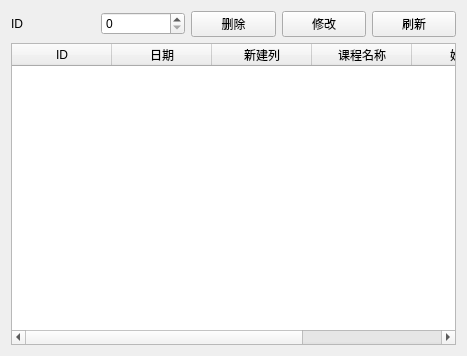
<?xml version="1.0" encoding="UTF-8"?>
<ui version="4.0">
 <class>change</class>
 <widget class="QWidget" name="change">
  <property name="geometry">
   <rect>
    <x>0</x>
    <y>0</y>
    <width>467</width>
    <height>356</height>
   </rect>
  </property>
  <property name="minimumSize">
   <size>
    <width>0</width>
    <height>0</height>
   </size>
  </property>
  <property name="windowTitle">
   <string>Form</string>
  </property>
  <layout class="QGridLayout" name="gridLayout">
   <item row="0" column="0">
    <layout class="QVBoxLayout" name="verticalLayout">
     <item>
      <layout class="QHBoxLayout" name="horizontalLayout">
       <item>
        <widget class="QLabel" name="label">
         <property name="text">
          <string>ID</string>
         </property>
        </widget>
       </item>
       <item>
        <widget class="QSpinBox" name="id"/>
       </item>
       <item>
        <widget class="QPushButton" name="delet">
         <property name="text">
          <string>删除</string>
         </property>
        </widget>
       </item>
       <item>
        <widget class="QPushButton" name="changeInfo">
         <property name="text">
          <string>修改</string>
         </property>
        </widget>
       </item>
       <item>
        <widget class="QPushButton" name="pushButton">
         <property name="text">
          <string>刷新</string>
         </property>
        </widget>
       </item>
      </layout>
     </item>
     <item>
      <widget class="QTableWidget" name="tableWidget">
       <column>
        <property name="text">
         <string>ID</string>
        </property>
       </column>
       <column>
        <property name="text">
         <string>日期</string>
        </property>
       </column>
       <column>
        <property name="text">
         <string>新建列</string>
        </property>
       </column>
       <column>
        <property name="text">
         <string>课程名称</string>
        </property>
       </column>
       <column>
        <property name="text">
         <string>姓名</string>
        </property>
       </column>
       <column>
        <property name="text">
         <string>缺课类型</string>
        </property>
       </column>
      </widget>
     </item>
    </layout>
   </item>
  </layout>
 </widget>
 <resources/>
 <connections/>
</ui>
